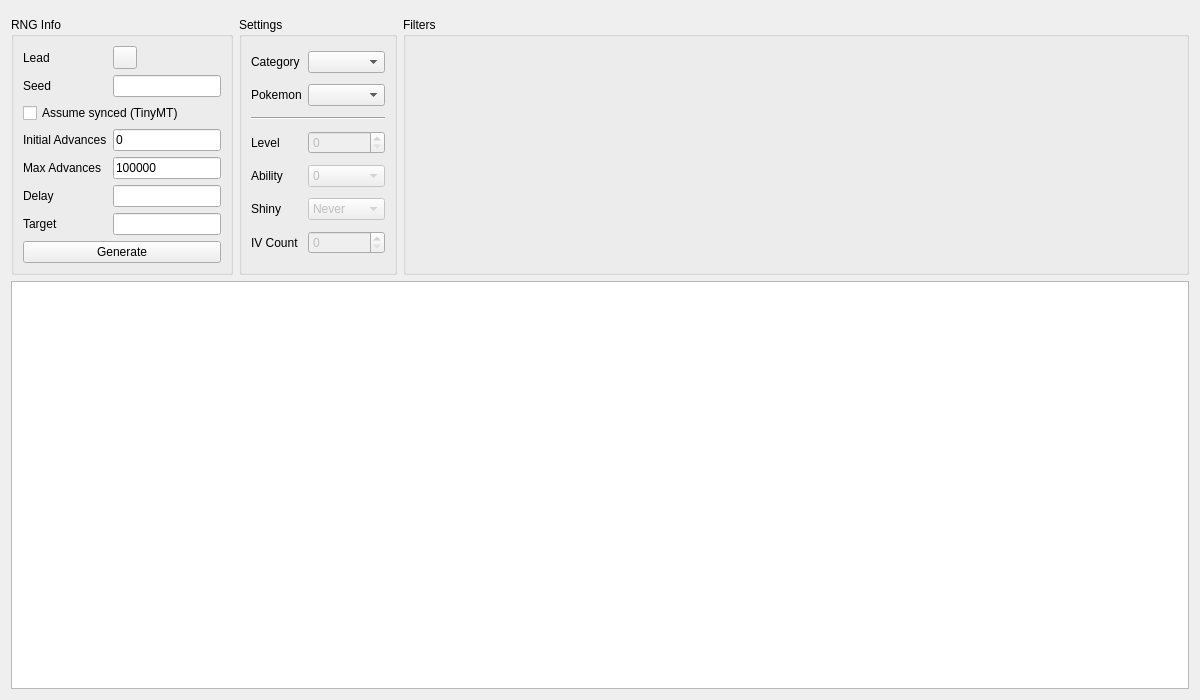
<?xml version="1.0" encoding="UTF-8"?>
<ui version="4.0">
 <class>Static6</class>
 <widget class="QWidget" name="Static6">
  <property name="geometry">
   <rect>
    <x>0</x>
    <y>0</y>
    <width>1200</width>
    <height>700</height>
   </rect>
  </property>
  <property name="windowTitle">
   <string>Static Gen 6</string>
  </property>
  <layout class="QGridLayout" name="gridLayout">
   <item row="0" column="0" colspan="3">
    <widget class="ProfileDisplay6" name="profileDisplay" native="true"/>
   </item>
   <item row="1" column="0">
    <widget class="QGroupBox" name="groupBoxRNGInfo">
     <property name="title">
      <string>RNG Info</string>
     </property>
     <layout class="QGridLayout" name="gridLayout_1">
      <item row="0" column="0">
       <widget class="QLabel" name="labelLead">
        <property name="text">
         <string>Lead</string>
        </property>
       </widget>
      </item>
      <item row="0" column="1">
       <widget class="ComboMenu" name="comboMenuLead"/>
      </item>
      <item row="1" column="0">
       <widget class="QLabel" name="labelSeed">
        <property name="text">
         <string>Seed</string>
        </property>
       </widget>
      </item>
      <item row="1" column="1">
       <widget class="TextBox" name="textBoxSeed"/>
      </item>
      <item row="2" column="0" colspan="2">
       <widget class="QCheckBox" name="checkBoxAssumeSynced">
        <property name="toolTip">
         <string>Synchronize only works when the TinyMT sync check passes (3DSRNGTool's "Assume Synced")</string>
        </property>
        <property name="text">
         <string>Assume synced (TinyMT)</string>
        </property>
       </widget>
      </item>
      <item row="3" column="0">
       <widget class="QLabel" name="labelInitialAdvances">
        <property name="text">
         <string>Initial Advances</string>
        </property>
       </widget>
      </item>
      <item row="3" column="1">
       <widget class="TextBox" name="textBoxInitialAdvances">
        <property name="text">
         <string notr="true">0</string>
        </property>
       </widget>
      </item>
      <item row="4" column="0">
       <widget class="QLabel" name="labelMaxAdvances">
        <property name="text">
         <string>Max Advances</string>
        </property>
       </widget>
      </item>
      <item row="4" column="1">
       <widget class="TextBox" name="textBoxMaxAdvances">
        <property name="text">
         <string notr="true">100000</string>
        </property>
       </widget>
      </item>
      <item row="5" column="0">
       <widget class="QLabel" name="labelOffset">
        <property name="text">
         <string>Delay</string>
        </property>
       </widget>
      </item>
      <item row="5" column="1">
       <widget class="TextBox" name="textBoxOffset">
        <property name="toolTip">
         <string>Advances between pressing A and the Pokemon being generated (3DSRNGTool's Delay). Filled from the Pokemon; set 0 to ignore it.</string>
        </property>
       </widget>
      </item>
      <item row="6" column="0">
       <widget class="QLabel" name="labelTarget">
        <property name="text">
         <string>Target</string>
        </property>
       </widget>
      </item>
      <item row="6" column="1">
       <widget class="TextBox" name="textBoxTarget">
        <property name="toolTip">
         <string>Optional target advance: the Shift column shows how far each result is from it (3DSRNGTool's Shift/F), for calibrating after a miss</string>
        </property>
       </widget>
      </item>
      <item row="7" column="0" colspan="2">
       <widget class="QPushButton" name="pushButtonGenerate">
        <property name="text">
         <string>Generate</string>
        </property>
       </widget>
      </item>
     </layout>
    </widget>
   </item>
   <item row="1" column="1">
    <widget class="QGroupBox" name="groupBoxSettings">
     <property name="title">
      <string>Settings</string>
     </property>
     <layout class="QGridLayout" name="gridLayout_2">
      <item row="0" column="0">
       <widget class="QLabel" name="labelCategory">
        <property name="text">
         <string>Category</string>
        </property>
       </widget>
      </item>
      <item row="0" column="1">
       <widget class="QComboBox" name="comboBoxCategory"/>
      </item>
      <item row="1" column="0">
       <widget class="QLabel" name="labelPokemon">
        <property name="text">
         <string>Pokemon</string>
        </property>
       </widget>
      </item>
      <item row="1" column="1">
       <widget class="ComboBox" name="comboBoxPokemon"/>
      </item>
      <item row="2" column="0" colspan="2">
       <widget class="Line" name="line">
        <property name="orientation">
         <enum>Qt::Orientation::Horizontal</enum>
        </property>
       </widget>
      </item>
      <item row="3" column="0">
       <widget class="QLabel" name="labelLevel">
        <property name="text">
         <string>Level</string>
        </property>
       </widget>
      </item>
      <item row="3" column="1">
       <widget class="QSpinBox" name="spinBoxLevel">
        <property name="enabled">
         <bool>false</bool>
        </property>
       </widget>
      </item>
      <item row="4" column="0">
       <widget class="QLabel" name="label_4">
        <property name="text">
         <string>Ability</string>
        </property>
       </widget>
      </item>
      <item row="4" column="1">
       <widget class="ComboBox" name="comboBoxAbility">
        <property name="enabled">
         <bool>false</bool>
        </property>
        <item>
         <property name="text">
          <string notr="true">0</string>
         </property>
        </item>
        <item>
         <property name="text">
          <string notr="true">1</string>
         </property>
        </item>
        <item>
         <property name="text">
          <string notr="true">H</string>
         </property>
        </item>
        <item>
         <property name="text">
          <string notr="true">0/1</string>
         </property>
        </item>
       </widget>
      </item>
      <item row="5" column="0">
       <widget class="QLabel" name="labelShiny">
        <property name="text">
         <string>Shiny</string>
        </property>
       </widget>
      </item>
      <item row="5" column="1">
       <widget class="ComboBox" name="comboBoxShiny">
        <property name="enabled">
         <bool>false</bool>
        </property>
        <item>
         <property name="text">
          <string>Never</string>
         </property>
        </item>
        <item>
         <property name="text">
          <string>Random</string>
         </property>
        </item>
       </widget>
      </item>
      <item row="6" column="0">
       <widget class="QLabel" name="labelIVCount">
        <property name="text">
         <string>IV Count</string>
        </property>
       </widget>
      </item>
      <item row="6" column="1">
       <widget class="QSpinBox" name="spinBoxIVCount">
        <property name="enabled">
         <bool>false</bool>
        </property>
       </widget>
      </item>
     </layout>
    </widget>
   </item>
   <item row="1" column="2">
    <widget class="QGroupBox" name="groupBoxFilters">
     <property name="sizePolicy">
      <sizepolicy hsizetype="Preferred" vsizetype="Preferred">
       <horstretch>1</horstretch>
       <verstretch>0</verstretch>
      </sizepolicy>
     </property>
     <property name="title">
      <string>Filters</string>
     </property>
     <layout class="QVBoxLayout" name="verticalLayout">
      <item>
       <widget class="Filter" name="filter" native="true"/>
      </item>
     </layout>
    </widget>
   </item>
   <item row="2" column="0" colspan="3">
    <widget class="TableView" name="tableView"/>
   </item>
  </layout>
 </widget>
 <customwidgets>
  <customwidget>
   <class>TextBox</class>
   <extends>QLineEdit</extends>
   <header>Form/Controls/TextBox.hpp</header>
  </customwidget>
  <customwidget>
   <class>TableView</class>
   <extends>QTableView</extends>
   <header>Form/Controls/TableView.hpp</header>
  </customwidget>
  <customwidget>
   <class>ComboBox</class>
   <extends>QComboBox</extends>
   <header>Form/Controls/ComboBox.hpp</header>
  </customwidget>
  <customwidget>
   <class>Filter</class>
   <extends>QWidget</extends>
   <header>Form/Controls/Filter.hpp</header>
   <container>1</container>
  </customwidget>
  <customwidget>
   <class>ComboMenu</class>
   <extends>QToolButton</extends>
   <header>Form/Controls/ComboMenu.hpp</header>
  </customwidget>
  <customwidget>
   <class>ProfileDisplay6</class>
   <extends>QWidget</extends>
   <header>Form/Gen6/Profile/ProfileDisplay6.hpp</header>
   <container>1</container>
  </customwidget>
 </customwidgets>
 <tabstops>
  <tabstop>comboMenuLead</tabstop>
  <tabstop>textBoxSeed</tabstop>
  <tabstop>checkBoxAssumeSynced</tabstop>
  <tabstop>textBoxInitialAdvances</tabstop>
  <tabstop>textBoxMaxAdvances</tabstop>
  <tabstop>textBoxOffset</tabstop>
  <tabstop>textBoxTarget</tabstop>
  <tabstop>pushButtonGenerate</tabstop>
  <tabstop>comboBoxCategory</tabstop>
  <tabstop>comboBoxPokemon</tabstop>
  <tabstop>spinBoxLevel</tabstop>
  <tabstop>comboBoxAbility</tabstop>
  <tabstop>comboBoxShiny</tabstop>
  <tabstop>spinBoxIVCount</tabstop>
  <tabstop>tableView</tabstop>
 </tabstops>
 <resources/>
 <connections/>
</ui>
